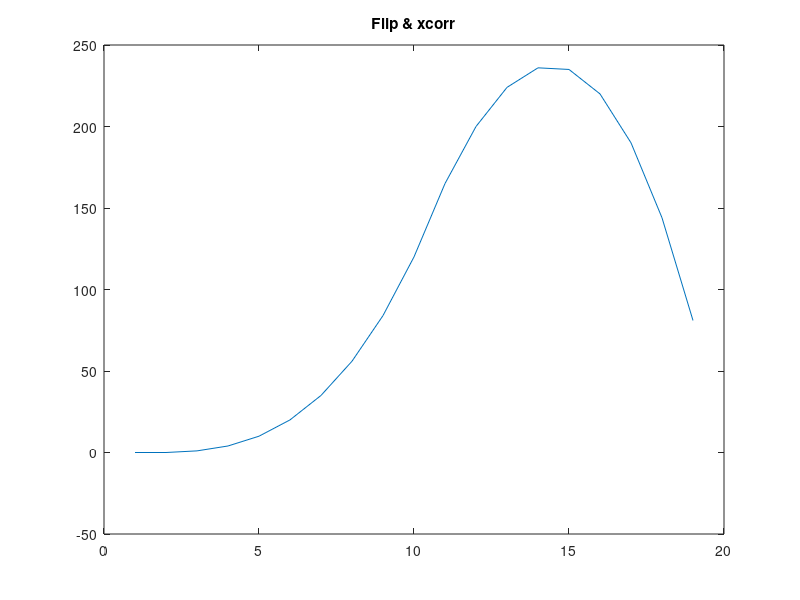
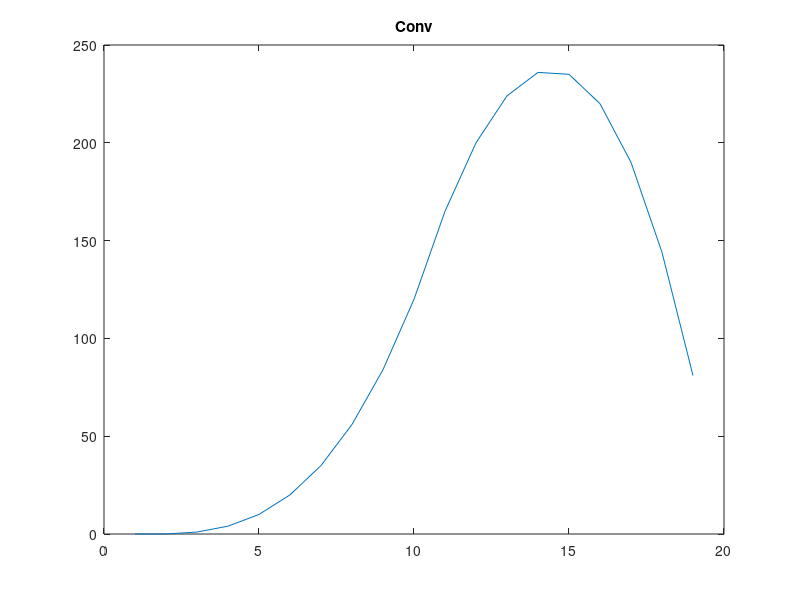
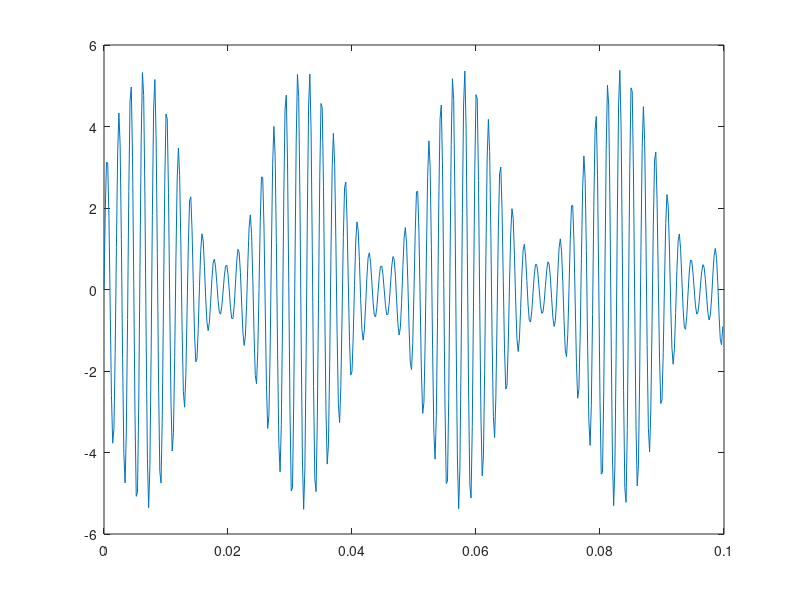
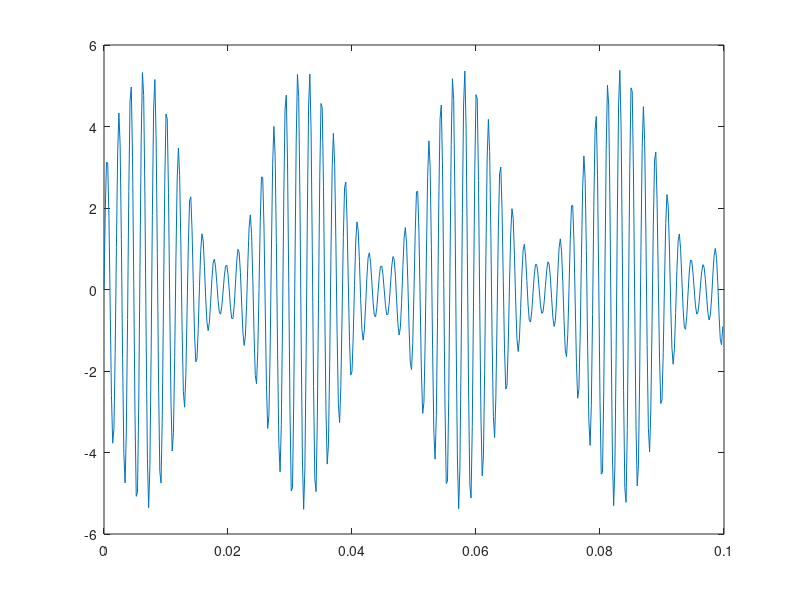

The MATLAB source for these figures, in order: (Note: this script raises an error after producing the figures.)
%% ECE 3770 - Lab 8 - Matched Fitlering - Info
%  E.Berde
%  4/12/2021

clc; clear; close all; % clear screen, variables, functions, close figures

%% xcorr vs conv
% conv automatically flips a signal before the process
% xcorr does not flip

x = [ 0 1 2 3 4 5 6 7 8 9 ];
h = fliplr(x);
y = xcorr(x,h);
figure(1)
plot(y)
title('Flip & xcorr')

y = conv(x,x);
figure(2)
plot(y)
title('Conv')
% They are the same!

%% Adding Noise to a signal

fs=5000;                   % Specify a sample rate (samples/sec).  I'll use 5000 samples per second.

dt=1/fs;                   % Calculate the sample time (delta time) for one sample.

T = .1;                    % We use big T to specify the total time of our signal in seconds.

t=0:dt:T-dt;               % Create a time array.

g = .8*sin(2*pi*39*t);    % Create an input message.  I'll use a 39Hz tone.

c = 3*sin(2*pi*520*t);    % Create a carrier signal.  I'll use a 520Hz carrier freqency.

s = (1+g).*c;              % DSB-FC modulation (Matlab calls this 'amdsb-tc' for 'Amplitude modulation, double sideband, transmitted carrier')

figure(3);
plot(t,s);

% for SNR=10:5:20
SNR=5;
    x_n=awgn(s,SNR,'measured');
    noise=x_n-s;
    figure
    plot(t,s);
    title(strcat('SNR db: ',string(SNR)))
    hold on
    plot(t,x_n);
    hold on
    plot(t,noise);
    hold off
% end